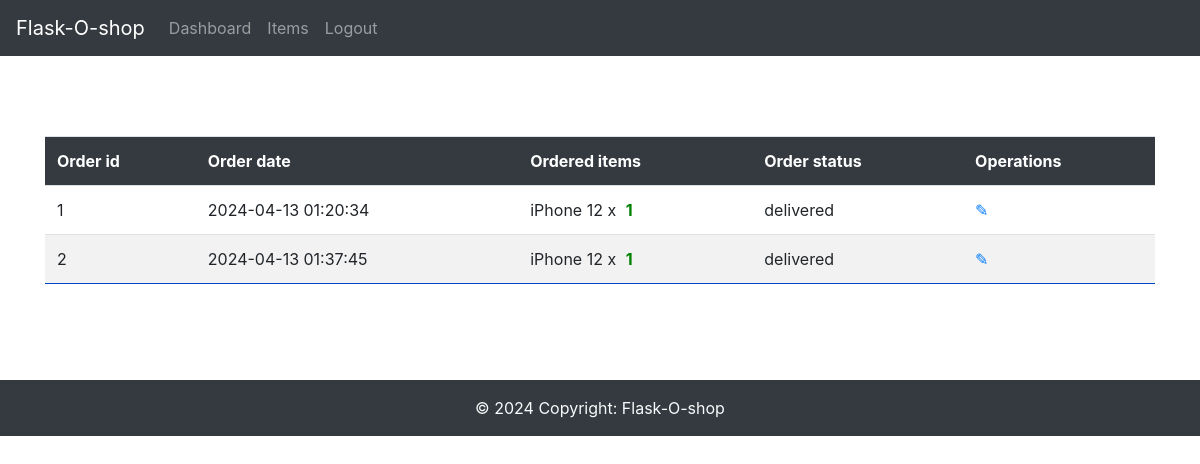
The app's page /admin/ (signed in) with its own data.
### app/db_models.py (models this page shows)
class Order(db.Model):
	__tablename__ = "orders"
	id = db.Column(db.Integer, primary_key=True)
	uid = db.Column(db.Integer, db.ForeignKey('users.id'), nullable=False)
	date = db.Column(db.DateTime, nullable=False)
	status = db.Column(db.String(50), nullable=False)
	items = db.relationship("Ordered_item", backref="order")

class Ordered_item(db.Model):
	__tablename__ = "ordered_items"
	id = db.Column(db.Integer, primary_key=True)
	oid = db.Column(db.Integer, db.ForeignKey('orders.id'), nullable=False)
	itemid = db.Column(db.Integer, db.ForeignKey('items.id'), nullable=False)
	quantity = db.Column(db.Integer, db.ForeignKey('cart.quantity'), nullable=False)

class Item(db.Model):
	__tablename__ = "items"
	id = db.Column(db.Integer, primary_key=True)
	name = db.Column(db.String(100), nullable=False)
	price = db.Column(db.Float, nullable=False)
	category = db.Column(db.Text, nullable=False)
	image = db.Column(db.String(250), nullable=False)
	details = db.Column(db.String(250), nullable=False)
	price_id = db.Column(db.String(250), nullable=False)
	orders = db.relationship("Ordered_item", backref="item")
	in_cart = db.relationship("Cart", backref="item")

### app/funcs.py (the view)
	def wrapper(*args, **kwargs):
		if current_user.is_authenticated and current_user.admin == 1:
			return func(*args, **kwargs)
		else:
			return "You are not Authorized to access this URL."

### app/__init__.py (called while the page is built)
@app.context_processor
def inject_now():
	return {'now': datetime.utcnow()}

@login_manager.user_loader
def load_user(user_id):
	return User.query.get(user_id)

### app/admin/routes.py (called while the page is built)
@admin.route('/')
@admin_only
def dashboard():
    orders = Order.query.all()
    return render_template("admin/home.html", orders=orders)

### app/funcs.py (called while the page is built)
def admin_only(func):
	def wrapper(*args, **kwargs):
		if current_user.is_authenticated and current_user.admin == 1:
			return func(*args, **kwargs)
		else:
			return "You are not Authorized to access this URL."
	wrapper.__name__ = func.__name__
	return wrapper

### app/admin/templates/admin/home.html (shortened to what this page needs)
{% extends "admin/base.html" %}
{% block content %}
    {% if not orders %}
		<div class="flash-error">No orders have been placed yet.</div>
	{% else %}
    <table class="table table-striped">
        <tr>
            <th>Order id</th>
            <th>Order date</th>
			<th>Ordered items</th>
			<th>Order status</th>
			<th>Operations</th>
        </tr>
    {% for order in orders %}
        <tr>
            <td>{{ order.id }}</td>
            <td>{{ order.date.strftime('%Y-%m-%d %H:%M:%S') }}</td>
			<td>
				{% for i in order.items %}
				{{ i.item.name }} x <span class="success">{{ i.quantity }}</span><br>
				{% endfor %}
			</td>
			<td>{{ order.status }}</td>
			<td>
				<a href="{{ url_for('admin.edit', type='order', id=order.id) }}">&#9998;</a>
			</td>
        </tr>
    {% endfor %}
    </table>
	{% endif %}
{% endblock %}

### app/admin/static/styles.css (style rules this page uses)
table { margin: 0 auto; }
table th { color: white; background-color: #343a40; padding: 15px; }
table tr { border-bottom:1px solid #0046C2; }
table td, th { padding:5px 30px; }
.flash-error, .help-block, .success { text-align: center; padding: 5px; font-weight:bold; }
.success { color:green; }

### records on screen
Order: id "1", date "2024-04-13 01:20:34", status "delivered"
Ordered_item: item.name "iPhone 12", quantity "1"
Order: id "2", date "2024-04-13 01:37:45", status "delivered"
Ordered_item: item.name "iPhone 12", quantity "1"
